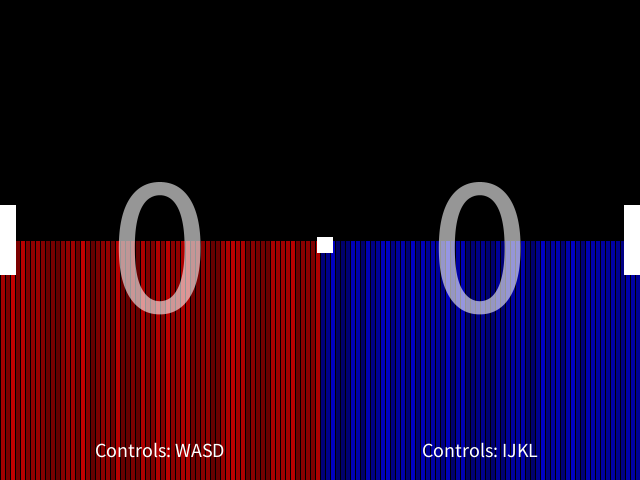
Frame 1 (no input)
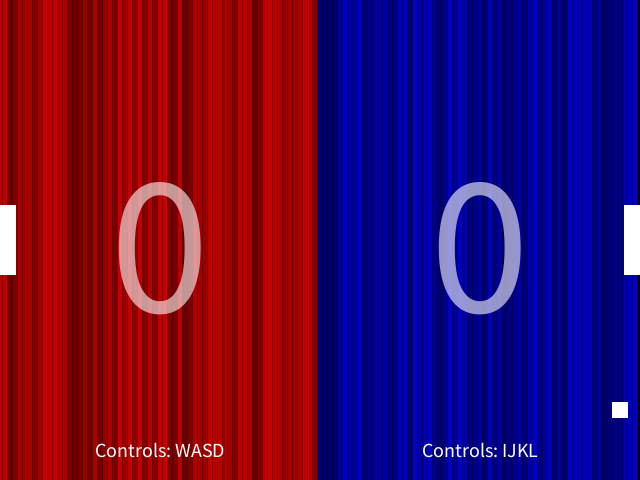
Frame 60 (the mouse pressed at the canvas centre just before this capture)
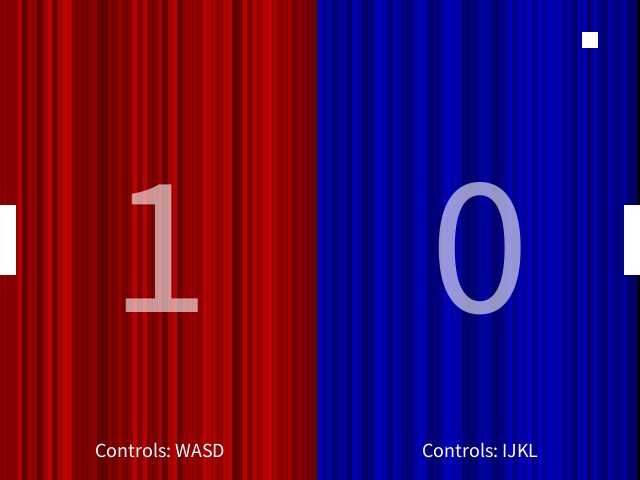
Frame 120 (the mouse held since frame 60 and released just before this capture)

The Processing sketch that drew these frames (run headless with seeded random() and noise(); from frame 60 on, the mouse is pressed at the canvas centre):

// Processing sketch: midtermProject
// ── midtermProject.pde
// Pong
//
// A simple version of Pong using object-oriented programming.
// Allows to people to bounce a ball back and forth between
// two paddles that they control.

// Global variables for the paddles and the ball
Paddle leftPaddle;
Paddle rightPaddle;
Ball ball;

// The distance from the edge of the window a paddle should be
int PADDLE_INSET = 8;

// The background colour during play (black)
color backgroundColor = color(0);

//CHANGE 1: The scores! (and a variable for size)
int score1 = 0;
int score2 = 0;
int scoreSize1 = 200;
int scoreSize2 = 200;
// setup()
//
// Sets the size and creates the paddles and ball

void setup() {
  // Set the size
  size(640, 480);

  // Create the paddles on either side of the screen. 
  // Use PADDLE_INSET to to position them on x, position them both at centre on y
  // Also pass through the two keys used to control 'up' and 'down' respectively
  // NOTE: On a mac you can run into trouble if you use keys that create that popup of
  // different accented characters in text editors (so avoid those if you're changing this)
  // CHANGE 5: changed the controls
  leftPaddle = new Paddle(PADDLE_INSET, height/2, 5, width/2-10, 'w', 's', 'a', 'd');
  rightPaddle = new Paddle(width - PADDLE_INSET, height/2, width/2+5, width-5, 'i', 'k', 'j', 'l');

  // Create the ball at the centre of the screen
  ball = new Ball(width/2, height/2);
}

// draw()
//
// Handles all the magic of making the paddles and ball move, checking
// if the ball has hit a paddle, and displaying everything.

void draw() {
  // Fill the background each frame so we have animation
  background(backgroundColor);
  //CHANGE 3: added some rectangles on each side
  //int leftColor = int(random(150, 255));
  int leftX = 0;
  while (leftX < width/2) {
    fill(random(100, 200), 0, 0);
    rect(leftX, height/2, 5, height);
    leftX+=5;
  }
  int rightX = width/2;
  while (rightX < width) {
    fill(0, 0, random(100, 200));
    rect(rightX, height/2, 5, height);
    rightX+=5;
  }   

  //CHANGE 2: if neither score is at 10, run the game
  if (score1 < 10&&score2 < 10) { 
    //CHANGE 1: Display scores
    textAlign(CENTER, CENTER);
    fill(255, 150);
    textSize(scoreSize1);
    text(score1, width/4, height/2);
    fill(255, 150);
    textSize(scoreSize2);
    text(score2, (width/4*3), height/2);


    //display controls
    textAlign(CENTER, CENTER);
    fill(255);
    textSize(20);
    text("Controls: WASD", width/4, height-30);
    fill(255);
    textSize(20);
    text("Controls: IJKL", (width/4*3), height-30);

    // Update the paddles and ball by calling their update methods
    leftPaddle.update();
    rightPaddle.update();
    ball.update();

    // Check if the ball has collided with either paddle
    ball.collide(leftPaddle);
    ball.collide(rightPaddle);

    // Check if the ball has gone off the screen
    // CHANGE 1: check which side as well
    if (ball.OffScreen() == 1) {
      // If it has, reset the ball
      score2++;
      ball.reset();
    } else if (ball.OffScreen() == 2) {
      score1++;
      ball.reset();
    }



    // Display the paddles and the ball
    leftPaddle.display();
    rightPaddle.display();
    ball.display();
  }


  //CHANGE 2: if one score reaches 10, display a message saying "X WON!!!1!1!!!"
  else if (score1 == 10) {
    fill(int(random(150, 255)));
    textAlign(CENTER, CENTER);
    textSize(80);
    text("GAME OVER\nPLAYER 1\nWINS!!", width/2, height/2);
  } else if (score2 == 10) {
    fill(int(random(150, 255)));
    textAlign(CENTER, CENTER);
    textSize(80);
    text("GAME OVER\nPLAYER 2\nWINS!!", width/2, height/2);
  }
}

// keyPressed()
//
// The paddles need to know if they should move based on a keypress
// so when the keypress is detected in the main program we need to
// tell the paddles

void keyPressed() {
  // Just call both paddles' own keyPressed methods
  leftPaddle.keyPressed();
  rightPaddle.keyPressed();
}

// keyReleased()
//
// As for keyPressed, except for released!

void keyReleased() {
  // Call both paddles' keyReleased methods
  leftPaddle.keyReleased();
  rightPaddle.keyReleased();
}
// ── Ball.pde
// Ball
//
// A class that defines a ball that can move around in the window, bouncing
// of the top and bottom, and can detect collision with a paddle and bounce off that.

class Ball {

  /////////////// Properties ///////////////

  // Default values for speed and size
  int SPEED = 5;
  int SIZE = 16;

  // The location of the ball
  int x;
  int y;

  // The velocity of the ball
  int vx;
  int vy;

  // The colour of the ball
  color ballColor = color(255);
  
  //CHANGE 1 


  /////////////// Constructor ///////////////

  // Ball(int _x, int _y)
  //
  // The constructor sets the variable to their starting values
  // x and y are set to the arguments passed through (from the main program)
  // and the velocity starts at SPEED for both x and y 
  // (so the ball starts by moving down and to the right)
  // NOTE that I'm using an underscore in front of the arguments to distinguish
  // them from the class's properties

  Ball(int _x, int _y) {
    x = _x;
    y = _y;
    vx = SPEED;
    vy = SPEED;
  }


  /////////////// Methods ///////////////

  // update()
  //
  // This is called by the main program once per frame. It makes the ball move
  // and also checks whether it should bounce of the top or bottom of the screen
  // and whether the ball has gone off the screen on either side.

  void update() {
    // First update the location based on the velocity (so the ball moves)
    x += vx;
    y += vy;

    // Check if the ball is going off the top of bottom
    if (y - SIZE/2 < 0 || y + SIZE/2 > height) {
      // If it is, then make it "bounce" by reversing its velocity
      vy = -vy;
    }
  }
  
  // reset()
  //
  // Resets the ball to the centre of the screen.
  // Note that it KEEPS its velocity
  
  void reset() {
    x = width/2;
    y = height/2;
  }
  
  // isOffScreen()
  //
  // Returns true if the ball is off the left or right side of the window
  // otherwise false
  // (If we wanted to return WHICH side it had gone off, we'd have to return
  // something like an int (e.g. 0 = not off, 1 = off left, 2 = off right)
  // or a String (e.g. "ON SCREEN", "OFF LEFT", "OFF RIGHT")
  //CHANGE 1: turned bool to int, gave 3 options depending on if the ball is offscreen
  // left, offscreen right, or neither.
  
  int OffScreen() {
    if (x + SIZE/2 < 0) {
    return 1;
    }
    
    else if (x - SIZE/2 > width){
    return 2;
    }
    
    else {
    return 0;
    }
  }

  // collide(Paddle paddle)
  //
  // Checks whether this ball is colliding with the paddle passed as an argument
  // If it is, it makes the ball bounce away from the paddle by reversing its
  // x velocity

  void collide(Paddle paddle) {
    // Calculate possible overlaps with the paddle side by side
    boolean insideLeft = (x + SIZE/2 > paddle.x - paddle.WIDTH/2);
    boolean insideRight = (x - SIZE/2 < paddle.x + paddle.WIDTH/2);
    boolean insideTop = (y + SIZE/2 > paddle.y - paddle.HEIGHT/2);
    boolean insideBottom = (y - SIZE/2 < paddle.y + paddle.HEIGHT/2);
    
    // Check if the ball overlaps with the paddle
    if (insideLeft && insideRight && insideTop && insideBottom) {
      // If it was moving to the left
      if (vx < 0) {
        // Reset its position to align with the right side of the paddle
        x = paddle.x + paddle.WIDTH/2 + SIZE/2;
      } else if (vx > 0) {
        // Reset its position to align with the left side of the paddle
        x = paddle.x - paddle.WIDTH/2 - SIZE/2;
      }
      // And make it bounce
      vx = -vx;
    }
  }

  // display()
  //
  // Draw the ball at its position

  void display() {
    // Set up the appearance of the ball (no stroke, a fill, and rectMode as CENTER)
    noStroke();
    fill(ballColor);
    rectMode(CENTER);

    // Draw the ball
    rect(x, y, SIZE, SIZE);
  }
}
// ── Paddle.pde
// Paddle
//
// A class that defines a paddle that can be moved up and down on the screen
// using keys passed through to the constructor.

class Paddle {

  /////////////// Properties ///////////////

  // Default values for speed and size
  int SPEED = 5;
  int HEIGHT = 70;
  int WIDTH = 16;

  // The position and velocity of the paddle (note that vx isn't really used right now)
  int x;
  int y;
  int vx;
  int vy;
  int xCons1; //CHANGE 5: added a constraint variable
  int xCons2;
  // The fill color of the paddle
  color paddleColor = color(255);

  // The characters used to make the paddle move up and down, defined in constructor
  char upKey;
  char downKey;
  char leftKey;
  char rightKey;


  /////////////// Constructor ///////////////

  // Paddle(int _x, int _y, char _upKey, char _downKey)
  //
  // Sets the position and controls based on arguments,
  // starts the velocity at 0

  Paddle(int _x, int _y, int _xCons1, int _xCons2, char _upKey, char _downKey, char _leftKey, char _rightKey) {
    x = _x;
    y = _y;
    vx = 0;
    vy = 0;
    xCons1 = _xCons1;
    xCons2 = _xCons2;

    upKey = _upKey;
    downKey = _downKey;
    leftKey = _leftKey;
    rightKey = _rightKey;
  }


  /////////////// Methods ///////////////

  // update()
  //
  // Updates position based on velocity and constraints the paddle to the window

  void update() {
    // Update position with velocity (to move the paddle)
    x += vx;
    y += vy;

    // Constrain the paddle's y position to be in the window
    y = constrain(y, 0 + HEIGHT/2,height - HEIGHT/2);
    x = constrain(x, xCons1, xCons2);
  }

  // display()
  //
  // Display the paddle at its location
  
  void display() {
    // Set display properties
    noStroke();
    fill(paddleColor);
    rectMode(CENTER);
    
    // Draw the paddle as a rectangle
    rect(x, y, WIDTH, HEIGHT);
  }

  // keyPressed()
  //
  // Called when keyPressed is called in the main program
  
  void keyPressed() {
    // Check if the key is our up key
    if (key == upKey) {
      // If so we want a negative y velocity
      vy = -SPEED;
    } // Otherwise check if the key is our down key 
    else if (key == downKey) {
      // If so we want a positive y velocity
      vy = SPEED;
    }
    if (key == leftKey){
    vx = -SPEED;
    }
    else if (key == rightKey){
    vx = SPEED;
    }
  }

  // keyReleased()
  //
  // Called when keyReleased is called in the main program

  void keyReleased() {
    // Check if the key is our up key and the paddle is moving up
    if (key == upKey && vy < 0) {
      // If so it should stop
      vy = 0;
    } // Otherwise check if the key is our down key and paddle is moving down 
    else if (key == downKey && vy > 0) {
      // If so it should stop
      vy = 0;
    }
    if (key == leftKey && vx < 0) {
      // If so it should stop
      vx = 0;
    } // Otherwise check if the key is our down key and paddle is moving down 
    else if (key == rightKey && vx > 0) {
      // If so it should stop
      vx = 0;
    }
  }
}
